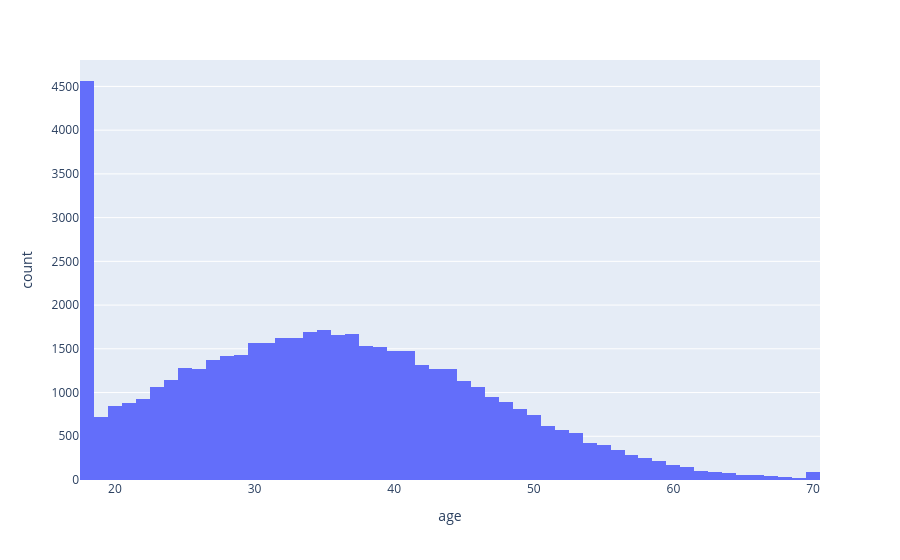
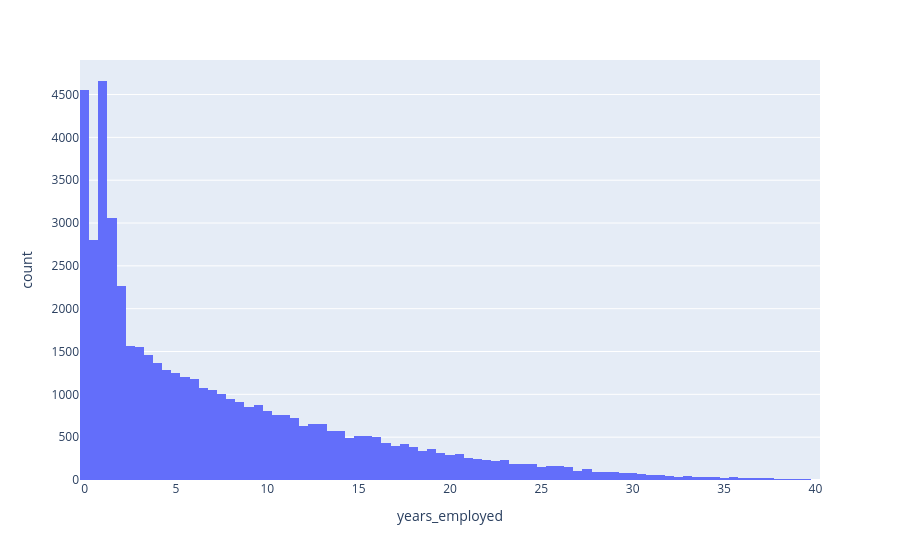
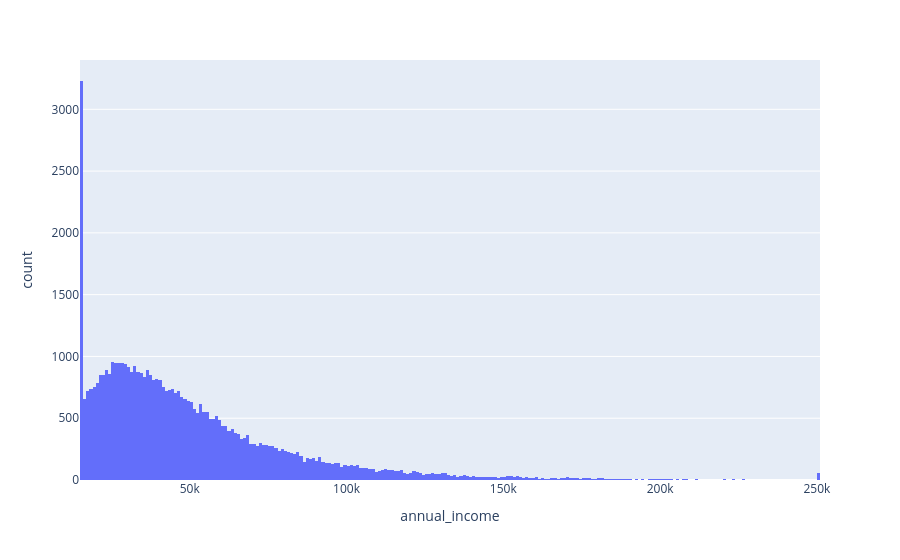
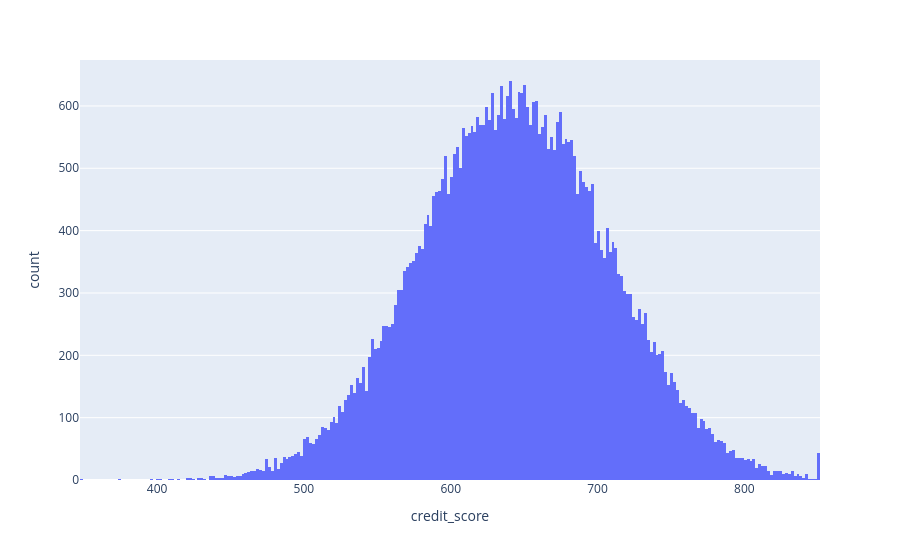

Notebook code cell kept with these figures, in order:
### Code cell
for col in num_cols:
    px.histogram(df , x = col ).show()

### Figure 1 — Plotly figure (JSON) as saved in the notebook; plotly's stock layout.template omitted (floating-point values rounded to 4 significant figures; data arrays with more than 128 entries replaced by an {"elided": "..."} marker saying what was removed)
{"data": [{"bingroup": "x", "hovertemplate": "age=%{x}<br>count=%{y}<extra></extra>", "legendgroup": "", "marker": {"color": "#636efa", "pattern": {"shape": ""}}, "name": "", "orientation": "v", "showlegend": false, "type": "histogram", "x": {"elided": "50000 int values"}, "xaxis": "x", "yaxis": "y"}], "layout": {"barmode": "relative", "legend": {"tracegroupgap": 0}, "margin": {"t": 60}, "xaxis": {"anchor": "y", "domain": [0, 1], "title": {"text": "age"}}, "yaxis": {"anchor": "x", "domain": [0, 1], "title": {"text": "count"}}}}

### Figure 2 — Plotly figure (JSON) as saved in the notebook; plotly's stock layout.template omitted (floating-point values rounded to 4 significant figures; data arrays with more than 128 entries replaced by an {"elided": "..."} marker saying what was removed)
{"data": [{"bingroup": "x", "hovertemplate": "years_employed=%{x}<br>count=%{y}<extra></extra>", "legendgroup": "", "marker": {"color": "#636efa", "pattern": {"shape": ""}}, "name": "", "orientation": "v", "showlegend": false, "type": "histogram", "x": {"elided": "50000 float values"}, "xaxis": "x", "yaxis": "y"}], "layout": {"barmode": "relative", "legend": {"tracegroupgap": 0}, "margin": {"t": 60}, "xaxis": {"anchor": "y", "domain": [0, 1], "title": {"text": "years_employed"}}, "yaxis": {"anchor": "x", "domain": [0, 1], "title": {"text": "count"}}}}

### Figure 3 — Plotly figure (JSON) as saved in the notebook; plotly's stock layout.template omitted (floating-point values rounded to 4 significant figures; data arrays with more than 128 entries replaced by an {"elided": "..."} marker saying what was removed)
{"data": [{"bingroup": "x", "hovertemplate": "annual_income=%{x}<br>count=%{y}<extra></extra>", "legendgroup": "", "marker": {"color": "#636efa", "pattern": {"shape": ""}}, "name": "", "orientation": "v", "showlegend": false, "type": "histogram", "x": {"elided": "50000 int values"}, "xaxis": "x", "yaxis": "y"}], "layout": {"barmode": "relative", "legend": {"tracegroupgap": 0}, "margin": {"t": 60}, "xaxis": {"anchor": "y", "domain": [0, 1], "title": {"text": "annual_income"}}, "yaxis": {"anchor": "x", "domain": [0, 1], "title": {"text": "count"}}}}

### Figure 4 — Plotly figure (JSON) as saved in the notebook; plotly's stock layout.template omitted (floating-point values rounded to 4 significant figures; data arrays with more than 128 entries replaced by an {"elided": "..."} marker saying what was removed)
{"data": [{"bingroup": "x", "hovertemplate": "credit_score=%{x}<br>count=%{y}<extra></extra>", "legendgroup": "", "marker": {"color": "#636efa", "pattern": {"shape": ""}}, "name": "", "orientation": "v", "showlegend": false, "type": "histogram", "x": {"elided": "50000 int values"}, "xaxis": "x", "yaxis": "y"}], "layout": {"barmode": "relative", "legend": {"tracegroupgap": 0}, "margin": {"t": 60}, "xaxis": {"anchor": "y", "domain": [0, 1], "title": {"text": "credit_score"}}, "yaxis": {"anchor": "x", "domain": [0, 1], "title": {"text": "count"}}}}
